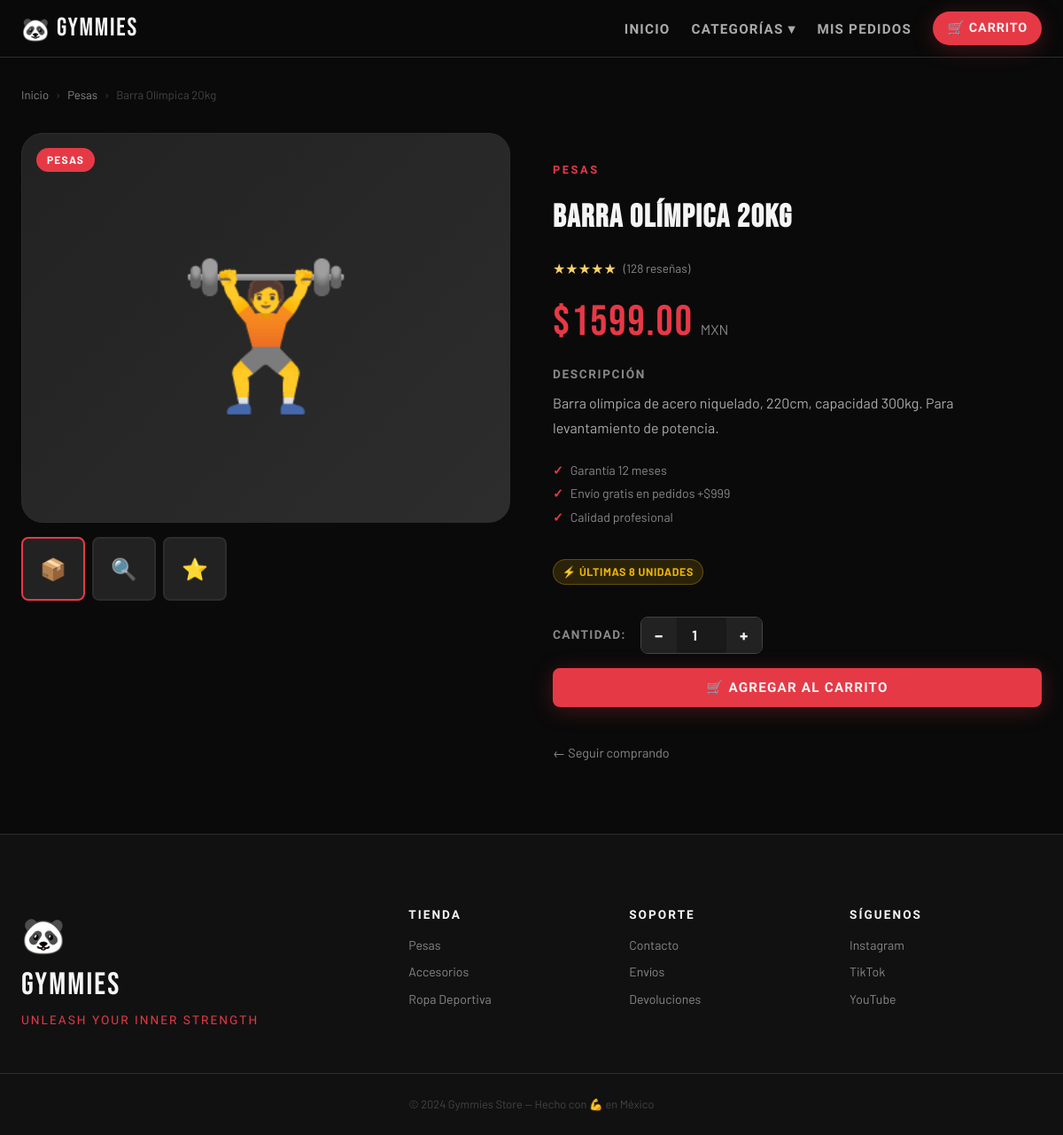
The page /producto/2 on the database its author committed.
### tables this page shows
CREATE TABLE productos (
        id INTEGER PRIMARY KEY AUTOINCREMENT,
        nombre TEXT NOT NULL,
        descripcion TEXT,
        precio REAL NOT NULL,
        costo REAL NOT NULL DEFAULT 0,
        imagen TEXT,
        categoria TEXT,
        stock INTEGER NOT NULL DEFAULT 0
    );

### app.py (the view)
@app.route('/producto/<int:id>')
def producto(id):
    p = get_producto(id)
    if not p:
        return redirect(url_for('index'))
    return render_template('producto.html', producto=p)

### app.py (called while the page is built)
@app.context_processor
def inject_globals():
    carrito_count = 0
    if 'usuario' in session:
        items = get_carrito()
        carrito_count = sum(item['cantidad'] for item in items)
    return {'carrito_count': carrito_count, 'STATUS_LABELS': STATUS_LABELS}

### tienda_db.py (called while the page is built)
def get_connection():
    conn = sqlite3.connect(DB_PATH)
    conn.row_factory = sqlite3.Row
    return conn

def get_producto(id):
    conn = get_connection()
    producto = conn.execute('SELECT * FROM productos WHERE id=?', (id,)).fetchone()
    conn.close()
    return producto

### templates/producto.html (shortened to what this page needs)
{% extends 'base.html' %}
{% block content %}
<section class="product-detail-section">
    <div class="container">
        <nav class="breadcrumb">
            <a href="{{ url_for('index') }}">Inicio</a>
            <span>›</span>
            <a href="{{ url_for('categoria', nombre=producto['categoria']) }}">{{ producto['categoria'] }}</a>
            <span>›</span>
            <span>{{ producto['nombre'] }}</span>
        </nav>
        <div class="product-detail">
            <div class="detail-gallery">
                <div class="detail-img-main">
                    <div class="detail-img-placeholder">
                        {% if producto['categoria'] == 'Pesas' %}🏋️
                        {% elif producto['categoria'] == 'Accesorios' %}🎽
                        {% else %}👕{% endif %}
                    </div>
                    <div class="detail-badge">{{ producto['categoria'] }}</div>
                </div>
                <div class="detail-img-thumbs">
                    <div class="thumb active">📦</div>
                    <div class="thumb">🔍</div>
                    <div class="thumb">⭐</div>
                </div>
            </div>
            <div class="detail-info">
                <div class="detail-tag">{{ producto['categoria'] }}</div>
                <h1 class="detail-title">{{ producto['nombre'] }}</h1>
                <div class="detail-rating">
                    <span class="stars">★★★★★</span>
                    <span class="rating-count">(128 reseñas)</span>
                </div>
                <div class="detail-price-wrap">
                    <span class="detail-price">${{ "%.2f"|format(producto['precio']) }}</span>
                    <span class="detail-currency">MXN</span>
                </div>
                <div class="detail-desc">
                    <h3>Descripción</h3>
                    <p>{{ producto['descripcion'] }}</p>
                </div>
                <div class="detail-features">
                    <div class="feature-item"><span>✓</span> Garantía 12 meses</div>
                    <div class="feature-item"><span>✓</span> Envío gratis en pedidos +$999</div>
                    <div class="feature-item"><span>✓</span> Calidad profesional</div>
                </div>
                <div class="product-stock-info">
                    {% if producto['stock'] > 10 %}
                    <span class="stock-badge stock-ok">✓ En stock ({{ producto['stock'] }} disponibles)</span>
                    {% elif producto['stock'] > 0 %}
                    <span class="stock-badge stock-low">⚡ Últimas {{ producto['stock'] }} unidades</span>
                    {% else %}
                    <span class="stock-badge stock-out">✕ Agotado</span>
                    {% endif %}
                </div>
                <form action="{{ url_for('agregar', id=producto['id']) }}" method="POST" class="detail-add-form">
                    <div class="quantity-selector">
                        <label>Cantidad:</label>
                        <div class="qty-controls">
                            <button type="button" class="qty-btn" onclick="changeQty(-1)">−</button>
                            <input type="number" name="cantidad" id="cantidad" value="1" min="1" max="{{ producto['stock'] }}" class="qty-input">
                            <button type="button" class="qty-btn" onclick="changeQty(1)">+</button>
                        </div>
                    </div>
                    {% if producto['stock'] > 0 %}
                    <button type="submit" class="btn-primary btn-full">
                        🛒 Agregar al Carrito
                    </button>
                    {% else %}
                    <button type="button" class="btn-primary btn-full" disabled style="opacity:.5;cursor:not-allowed;">
                        Sin stock disponible
                    </button>
                    {% endif %}
                </form>
                <a href="{{ url_for('index') }}" class="btn-back">← Seguir comprando</a>
            </div>
        </div>
    </div>
</section>
{% endblock %}

### rows shown on the page
productos: categoria "Pesas", nombre "Barra Olímpica 20kg", categoria "PESAS", precio "1599.00", descripcion "Barra olímpica de acero niquelado, 220cm, capacidad 300kg. Para levantamiento de potencia.", stock "8"
